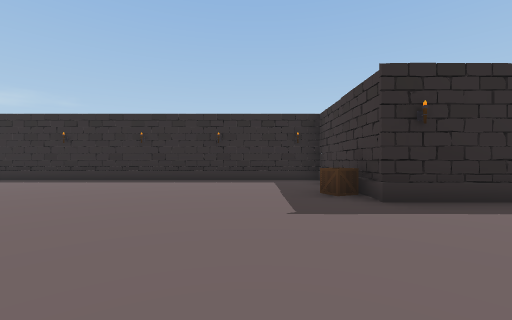
[1] (above)

21 first-person views from a walk through a scene from a Unity 3-D project. The camera is 1.2 m above the floor, looks level and sees 90° across. The floor is counted in squares, 2 m on a side. Each view is taken from the middle of a square. On the plan, view 1 faces up. The plan holds only what a view shows up to about 9 squares ahead; the rest is blank. The place goes on beyond the plan. The player character is not drawn.

[2]
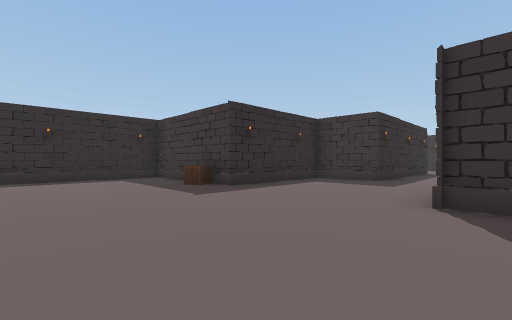

[3]
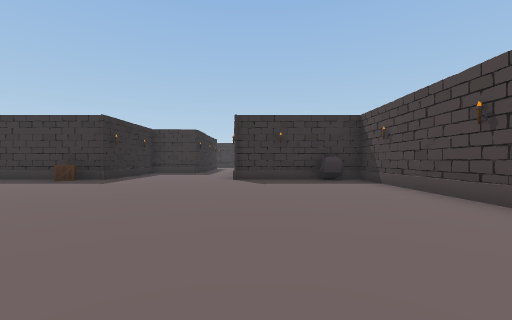

[4]
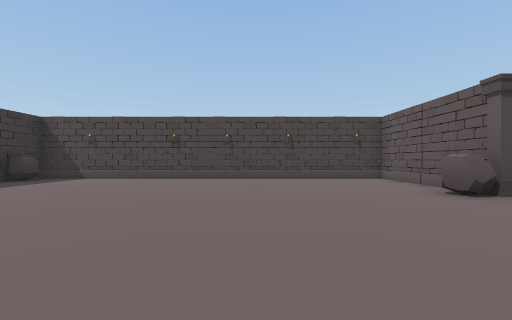

[5]
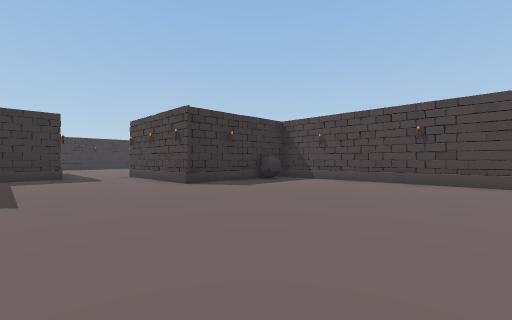

[6]
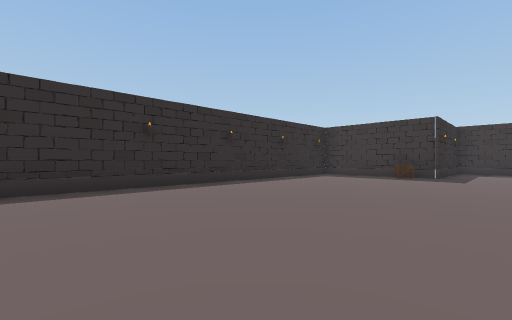

[7]
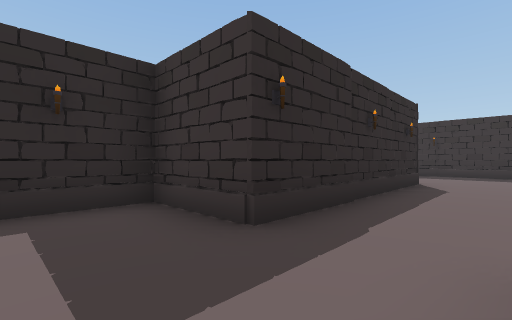

[8]
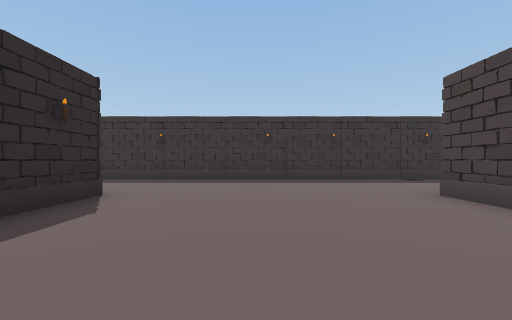

[9]
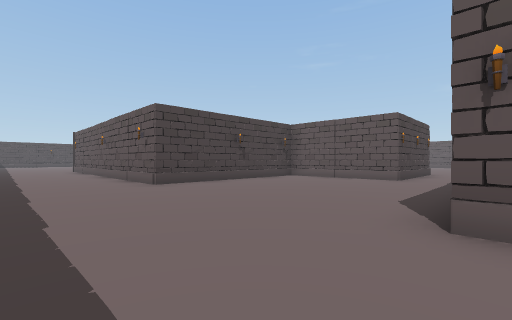

[10]
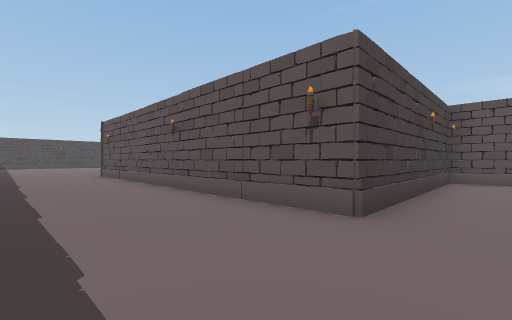

[11]
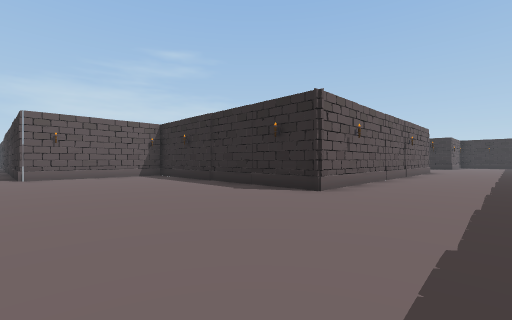

[12]
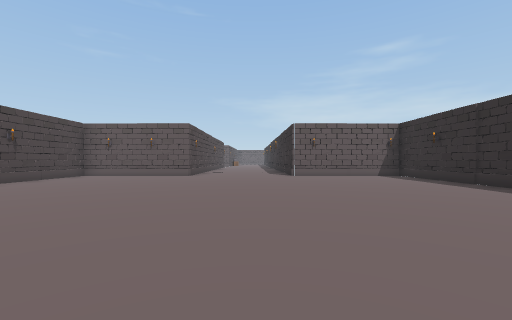

[13]
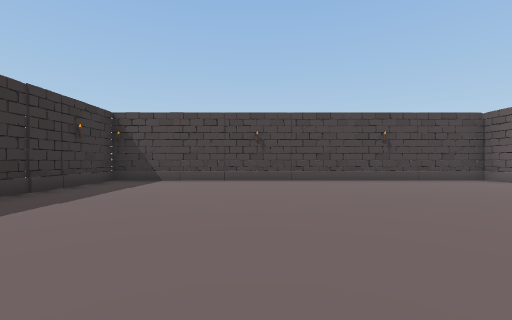

[14]
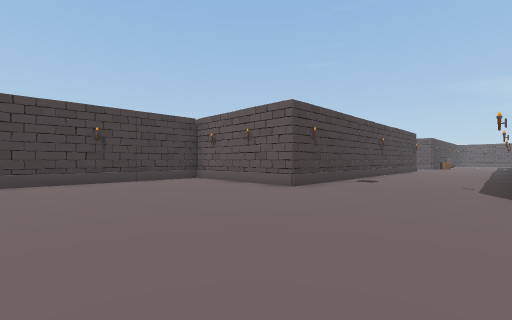

[15]
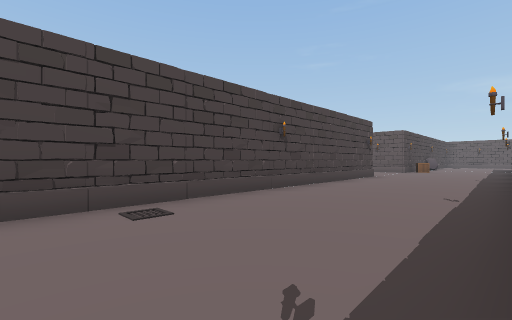

[16]
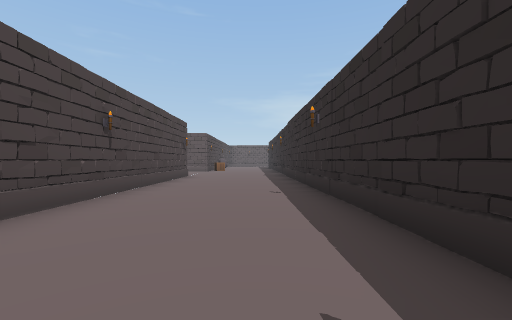

[17]
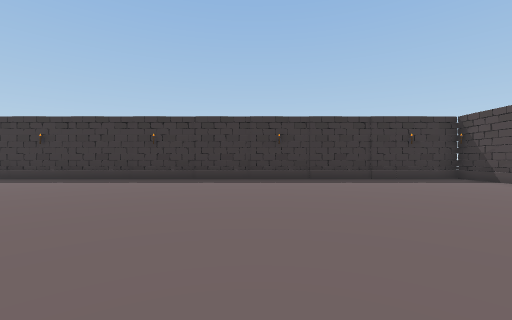

[18]
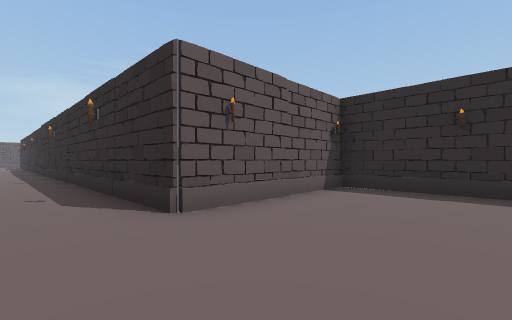

[19]
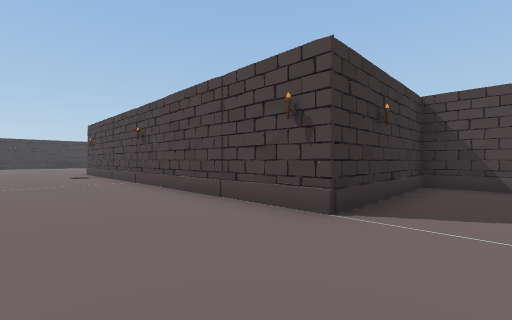

[20]
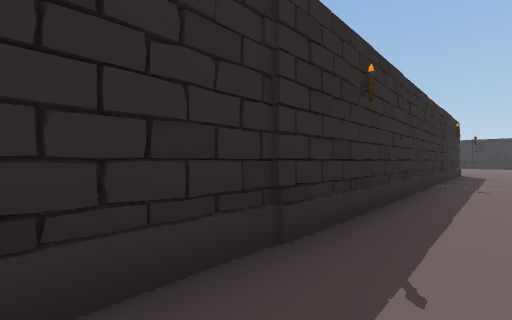

[21]
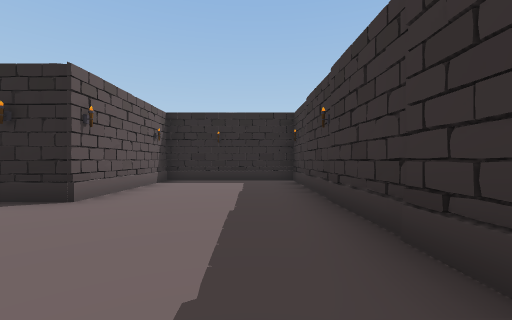

### Floor plan
Points are (right, up) in squares from view 1. A wall is a line through its corners. A room is listed if a view was taken in it or the views show most of it. See-through windows are left out.
Room 1 (views 1, 2, 3, 4, 5, 6, 7)
walls: (-8.5, -4.2) (1.9, -4.2) (1.9, -0.3) (5.9, -0.3); (6.6, 1.7) (5.6, 1.7) (5.6, 3.7) (1.9, 3.7) (1.9, 7.7) (-8, 7.7)
ways out: opening at (6, 0.5) to room 2
objects: rock (-8, 0); box (1, 5); rock (2, -3)
Room 2 (views 8, 9, 10, 11, 12, 13, 14, 15, 16, 17, 18, 19, 20, 21)
walls: (15.5, -12.9) (15.5, -12.4); (15.3, -17.1) (15.1, -10.8); (15.6, -16.7) (15.6, -16.2); (15.3, -18.7) (15.3, -17.8); (15.3, -20.5) (15.3, -20); (15.3, -7) (15, 5.5); (15.4, -22.3) (15.4, -21.8); (4.3, -25.5) (15.2, -25.5) (14.9, -16.9); (15.5, -25.1) (15.4, -24.2); (5.9, -0.3) (5.9, -4.2) (11.3, -4.2) (11.3, -13.7) (4.3, -13.5) (4.3, -17.6) (-8, -17.8); (-8, -25.5) (-6.6, -25.5) (-6.6, -21.5) (4.3, -21.5) (4.3, -25.7); (15.3, 5.5) (11.3, 5.5) (11.3, 1.6) (6.6, 1.7)
low walls: (14.9, -16.7) (14.9, -15.5)
ways out: opening at (6, 0.5) to room 1

Where each view was taken, in squares from view 1:
view 1: 0 up, 0 right, facing up
view 2: 1 down, 2 left, facing up-right
view 3: 1 down, 6 left, facing right
view 4: 4 up, 5 left, facing down
view 5: 3 up, 4 left, facing down-right
view 6: 2 up, 8 left, facing up-right
view 7: 0 up, 4 right, facing up-right
view 8: 1 down, 7 right, facing right
view 9: 2 up, 14 right, facing down-left
view 10: 3 down, 14 right, facing down-left
view 11: 18 down, 14 right, facing up-left
view 12: 19 down, 14 right, facing left
view 13: 18 down, 11 right, facing down
view 14: 18 down, 9 right, facing down-left
view 15: 18 down, 3 right, facing down-left
view 16: 19 down, 3 right, facing left
view 17: 19 down, 7 right, facing right
view 18: 19 down, 7 right, facing up-left
view 19: 19 down, 8 left, facing down-right
view 20: 19 down, 8 left, facing up-right
view 21: 2 down, 14 right, facing up
